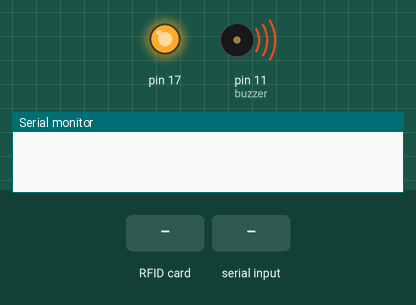
Simulated run of this program. Board: Arduino Micro, built with avr-gcc and run on an emulated ATmega32U4. Parts: output pins drawn as LEDs (lit = HIGH), buzzer (waves = sounding), the last lines printed to the serial monitor. Inputs (shaded band) come from the test bench.

Above: at 0.1 s.
At 1.7 s:
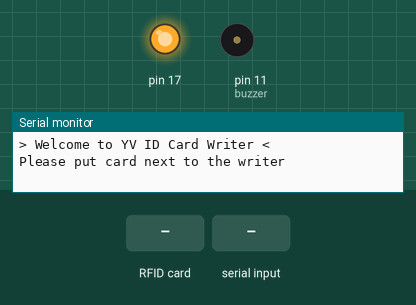
1.8 s: RFID card 5E 7A 19 C4 held to the reader
At 2.04 s:
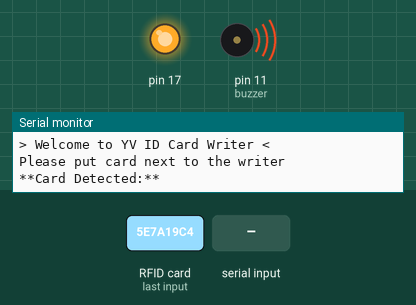
3.5 s: "esp8266#" received over Serial
Timing chart, 0 to 6.5 s (numbered marks = the images above; inputs shaded):
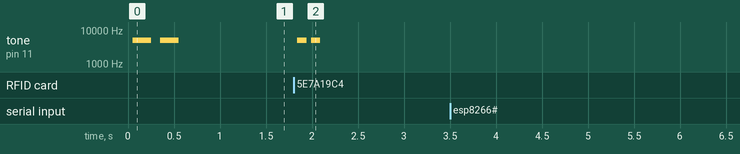

The program:

main.cpp
```cpp
#include <Arduino.h>

#ifdef PLATFORM_ESP8266
#include <ESP8266WiFi.h>
#define RST_PIN         D3          // Configurable, see typical pin layout above
#define SS_PIN          D8          // Configurable, see typical pin layout above
String platform = "esp8266";
#elif defined(PLATFORM_ESP32)
#include <WiFi.h>
#include <WiFiClient.h>
#define RST_PIN         D3          // Configurable, see typical pin layout above
#define SS_PIN          D8          // Configurable, see typical pin layout above
String platform = "esp32";
#elif defined(PLATFORM_PROMICRO)
#define RST_PIN         9           // Configurable, see typical pin layout above
#define SS_PIN          10          // Configurable, see typical pin layout above
const int buzzer = 7;
const int led = 5;
const bool is_promicro = 1;
int ledPin = LED_BUILTIN;
#elif defined(PLATFORM_MICRO)
#define RST_PIN         9           // Configurable, see typical pin layout above
#define SS_PIN          10          // Configurable, see typical pin layout above
const int buzzer = 11;
const int led = 4;
const bool is_promicro = 0;
int ledPin = LED_BUILTIN;
#endif

bool disconnected = 0;

#include <SPI.h>
#include <MFRC522.h>

MFRC522 mfrc522(SS_PIN, RST_PIN);   // Create MFRC522 instance

#include <write.h>

void setup() {

    if (is_promicro) {
        pinMode(buzzer, OUTPUT);
        pinMode(led, INPUT_PULLUP);
    }

    Serial.begin(115200);
    SPI.begin();
    mfrc522.PCD_Init();

    // buzzer
    tone(buzzer, 5000); // Send 1KHz sound signal...
    digitalWrite(led, HIGH);
    delay(200);        // ...for 1 sec
    noTone(buzzer);     // Stop sound...
    digitalWrite(led, LOW);

    delay(100);        // ...for 1 sec

    tone(buzzer, 5000); // Send 1KHz sound signal...
    digitalWrite(led, HIGH);
    delay(200);        // ...for 1 sec
    noTone(buzzer);     // Stop sound...
    digitalWrite(led, LOW);

    while(!Serial);
    sendWelcomeMessage();
}

void loop() {
    if (Serial) {
        // send welcome message after serial is connected again
        if (disconnected) {
            sendWelcomeMessage();
            disconnected = false;
        }

        execWriter();
    } else {
        disconnected = true;
    }
}
```

write.h
```cpp
/**
 * Send welcome message to user
 */
void sendWelcomeMessage() {
    Serial.println("> Welcome to YV ID Card Writer <");
    Serial.println("Please put card next to the writer");
}

/**
 * Read the card using set key
 */
bool readIdentifier(MFRC522::MIFARE_Key key)
{
    //some variables we need
    byte block = 1;
    byte len = 18;
    byte buffer1[18];
    MFRC522::StatusCode status;

    status = mfrc522.PCD_Authenticate(MFRC522::PICC_CMD_MF_AUTH_KEY_A, block, &key, &(mfrc522.uid)); //line 834 of MFRC522.cpp file
    if (status != MFRC522::STATUS_OK) {
        Serial.print(F("Authentication failed: "));
        Serial.println(mfrc522.GetStatusCodeName(status));
        Serial.println(F("\n**End Reading**\n"));

        mfrc522.PICC_HaltA();
        mfrc522.PCD_StopCrypto1();
        return false;
    }

    status = mfrc522.MIFARE_Read(block, buffer1, &len);
    if (status != MFRC522::STATUS_OK) {
        Serial.print(F("Reading failed: "));
        Serial.println(mfrc522.GetStatusCodeName(status));
        Serial.println(F("\n**End Reading**\n"));

        mfrc522.PICC_HaltA();
        mfrc522.PCD_StopCrypto1();
        return false;
    }

    // buzzer
    tone(buzzer, 5000); // Send 1KHz sound signal...
    digitalWrite(led, HIGH);
    delay(100);        // ...for 1 sec
    noTone(buzzer);     // Stop sound...
    digitalWrite(led, LOW);

    delay(50);        // ...for 1 sec

    tone(buzzer, 5000); // Send 1KHz sound signal...
    digitalWrite(led, HIGH);
    delay(100);        // ...for 1 sec
    noTone(buzzer);     // Stop sound...
    digitalWrite(led, LOW);

    //PRINT Identifier
    char var;
    String Identifier;
    for (uint8_t i = 0; i < 16; i++)
    {
        if (buffer1[i] != 32)
        {
            var = buffer1[i];
            if (var != '\n' && var != '\r') {
                Identifier.concat(String(var));
            }
        }
    }

    Serial.print(F("Identifier: "));
    Serial.print(Identifier);
    Serial.println("");
    Serial.println("");

    return true;
}

void execWriter()
{
    // Prepare key - all keys are set to FFFFFFFFFFFFh at chip delivery from the factory.
    MFRC522::MIFARE_Key key;
    for (byte i = 0; i < 6; i++) {
        key.keyByte[i] = 0xFF;
    }

    // Reset the loop if no new card present on the sensor/reader. This saves the entire process when idle.
    if (!mfrc522.PICC_IsNewCardPresent()) {
        return;
    }

    // Select one of the cards
    if (!mfrc522.PICC_ReadCardSerial()) {
        return;
    }

    Serial.println(F("**Card Detected:**"));

    //dump some details about the card
    mfrc522.PICC_DumpDetailsToSerial(&(mfrc522.uid));

    if (!readIdentifier(key)) {
        return;
    }

    byte buffer[34];
    byte block;
    byte len;
    MFRC522::StatusCode status;

    // Ask personal data: Identifier
    Serial.setTimeout(10000L); // wait until 20 seconds for input from serial
    Serial.println(F("Type Identifier, ending with #"));
    len = Serial.readBytesUntil('#', (char *)buffer, 20); // read Identifier from serial
    for (byte i = len; i < 20; i++) {
        buffer[i] = ' '; // pad with spaces
    }

    block = 1;

    //Serial.println(F("Authenticating using key A..."));
    status = mfrc522.PCD_Authenticate(MFRC522::PICC_CMD_MF_AUTH_KEY_A, block, &key, &(mfrc522.uid));
    if (status != MFRC522::STATUS_OK) {
        Serial.print(F("PCD_Authenticate() failed: "));
        Serial.println(mfrc522.GetStatusCodeName(status));
        return;
    }

    // Write block 1
    status = mfrc522.MIFARE_Write(block, buffer, 16);
    if (status != MFRC522::STATUS_OK) {
        Serial.print(F("MIFARE_Write() failed: "));
        Serial.println(mfrc522.GetStatusCodeName(status));
        return;
    } else {
        Serial.print(F("MIFARE_Write() success! \n"));
    }

    Serial.println(F("\n**End Writing**\n"));
    delay(1000); //change value if you want to read cards faster

    mfrc522.PICC_HaltA();
    mfrc522.PCD_StopCrypto1();

    sendWelcomeMessage();
}
```

Measured:
- after the input at 1.8 s, tone on pin 11 (buzzer): alternates 5000 Hz for 0.10 s and silent for 0.05 s, 4 changes in all, then stays silent, starting at once
